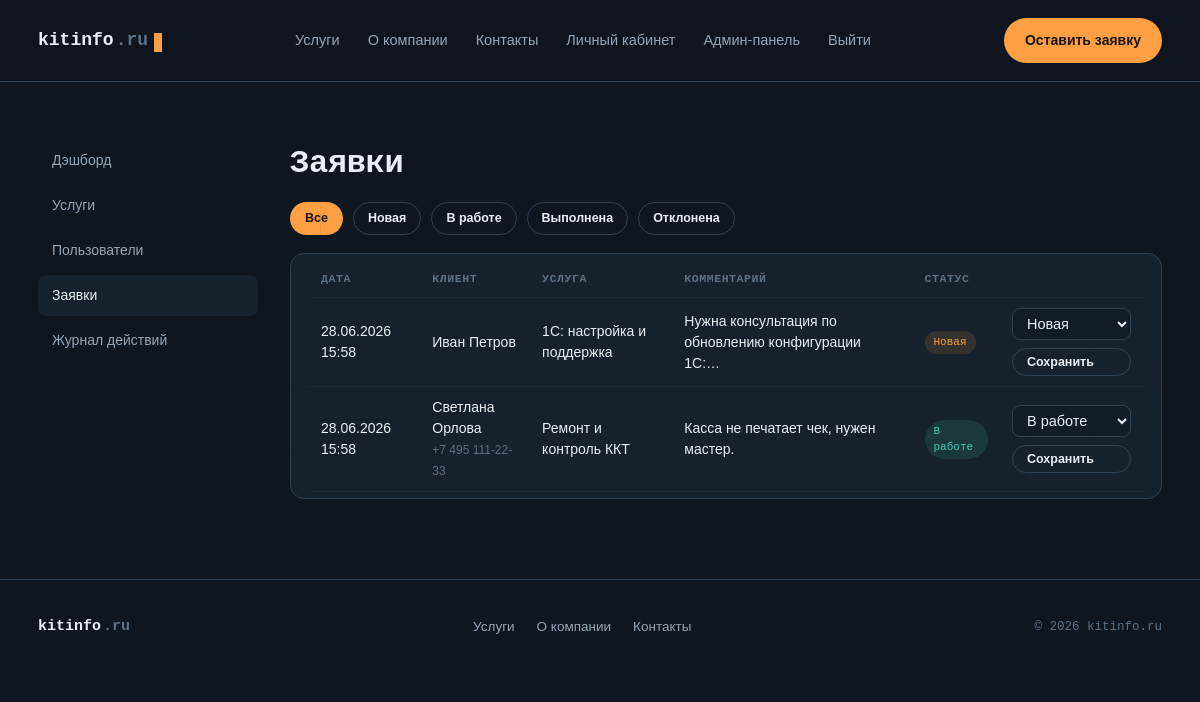
Screenshot of /requests.php (signed in) with the database file from the repository.
### tables this page shows
CREATE TABLE requests (
    id              INT UNSIGNED AUTO_INCREMENT PRIMARY KEY,
    user_id         INT UNSIGNED      NULL,
    organization_id INT UNSIGNED      NULL,
    service_id      INT UNSIGNED      NULL,
    guest_name      VARCHAR(150)      NULL,
    guest_phone     VARCHAR(20)       NULL,
    guest_email     VARCHAR(150)      NULL,
    message         TEXT              NULL,
    status          ENUM('new','in_progress','done','rejected') NOT NULL DEFAULT 'new',
    admin_comment   TEXT              NULL,
    created_at      DATETIME          NOT NULL DEFAULT CURRENT_TIMESTAMP,
    updated_at      DATETIME          NOT NULL DEFAULT CURRENT_TIMESTAMP ON UPDATE CURRENT_TIMESTAMP,
    KEY idx_requests_status (status),
    KEY idx_requests_created (created_at),
    CONSTRAINT fk_requests_user
        FOREIGN KEY (user_id) REFERENCES users(id)
        ON DELETE SET NULL ON UPDATE CASCADE,
    CONSTRAINT fk_requests_organization
        FOREIGN KEY (organization_id) REFERENCES organizations(id)
        ON DELETE SET NULL ON UPDATE CASCADE,
    CONSTRAINT fk_requests_service
        FOREIGN KEY (service_id) REFERENCES services(id)
        ON DELETE SET NULL ON UPDATE CASCADE
);

CREATE TABLE users (
    id              INT UNSIGNED AUTO_INCREMENT PRIMARY KEY,
    organization_id INT UNSIGNED      NULL,
    full_name       VARCHAR(150)      NOT NULL,
    email           VARCHAR(150)      NOT NULL,
    phone           VARCHAR(20)       NULL,
    password_hash   VARCHAR(255)      NOT NULL,
    role            ENUM('user','admin') NOT NULL DEFAULT 'user',
    is_active       TINYINT(1)        NOT NULL DEFAULT 1,
    failed_attempts SMALLINT UNSIGNED NOT NULL DEFAULT 0,
    locked_until    DATETIME          NULL,
    created_at      DATETIME          NOT NULL DEFAULT CURRENT_TIMESTAMP,
    updated_at      DATETIME          NOT NULL DEFAULT CURRENT_TIMESTAMP ON UPDATE CURRENT_TIMESTAMP,
    UNIQUE KEY uq_users_email (email),
    KEY idx_users_role (role),
    CONSTRAINT fk_users_organization
        FOREIGN KEY (organization_id) REFERENCES organizations(id)
        ON DELETE SET NULL ON UPDATE CASCADE
);

CREATE TABLE services (
    id            INT UNSIGNED AUTO_INCREMENT PRIMARY KEY,
    code          VARCHAR(40)       NOT NULL,
    title         VARCHAR(150)      NOT NULL,
    category      ENUM('1c','outsource','server','kkm') NOT NULL,
    description   TEXT              NULL,
    price_from    DECIMAL(10,2)     NULL,
    is_active     TINYINT(1)        NOT NULL DEFAULT 1,
    sort_order    SMALLINT UNSIGNED NOT NULL DEFAULT 0,
    created_at    DATETIME          NOT NULL DEFAULT CURRENT_TIMESTAMP,
    updated_at    DATETIME          NOT NULL DEFAULT CURRENT_TIMESTAMP ON UPDATE CURRENT_TIMESTAMP,
    UNIQUE KEY uq_services_code (code)
);

### Database.php (called while the page is built)
<?php
class Database
{
    private static ?PDO $instance = null;
    public static function pdo(): PDO
    {
        if (self::$instance === null) {
            $dsn = sprintf(
                'mysql:host=%s;dbname=%s;charset=%s',
                DB_HOST,
                DB_NAME,
                DB_CHARSET
            );
            try {
                self::$instance = new PDO($dsn, DB_USER, DB_PASS, [
                    PDO::ATTR_ERRMODE            => PDO::ERRMODE_EXCEPTION,
                    PDO::ATTR_DEFAULT_FETCH_MODE => PDO::FETCH_ASSOC,
                    PDO::ATTR_EMULATE_PREPARES   => false,
                ]);
            } catch (PDOException $e) {
                error_log('DB connection failed: ' . $e->getMessage());
                http_response_code(500);
                die('Сервис временно недоступен. Попробуйте позже.');
            }
        }
        return self::$instance;
    }
}

### helpers.php (called while the page is built, shortened)
<?php
function e(?string $value): string
{
    return htmlspecialchars($value ?? '', ENT_QUOTES, 'UTF-8');
}

### requests.php (the view, shortened to what this page needs)
<?php
require __DIR__ . '/_guard.php';
$filter = $_GET['status'] ?? '';
$sql = 'SELECT r.*, s.title AS service_title, u.full_name AS user_name
        FROM requests r
        LEFT JOIN services s ON s.id = r.service_id
        LEFT JOIN users u ON u.id = r.user_id';
$params = [];
$sql .= ' ORDER BY r.created_at DESC';
$stmt = Database::pdo()->prepare($sql);
$stmt->execute($params);
$requests = $stmt->fetchAll();
$statusLabels = ['new' => 'Новая', 'in_progress' => 'В работе', 'done' => 'Выполнена', 'rejected' => 'Отклонена'];
require __DIR__ . '/../../templates/header.php';
?>
<div class="admin-shell">
  <div>
    <h2>Заявки</h2>
    <div style="display:flex; gap:10px; margin-bottom:18px; flex-wrap:wrap;">
      <a class="btn btn-sm <?= $filter === '' ? 'btn-accent' : 'btn-ghost' ?>" href="/admin/requests.php">Все</a>
      <?php foreach ($statusLabels as $key => $label): ?>
        <a class="btn btn-sm <?= $filter === $key ? 'btn-accent' : 'btn-ghost' ?>" href="/admin/requests.php?status=<?= $key ?>"><?= $label ?></a>
      <?php endforeach; ?>
    </div>
    <div class="table-wrap">
      <table>
        <thead><tr><th>Дата</th><th>Клиент</th><th>Услуга</th><th>Комментарий</th><th>Статус</th><th></th></tr></thead>
        <tbody>
        <?php foreach ($requests as $r): ?>
          <tr>
            <td><?= e(date('d.m.Y H:i', strtotime($r['created_at']))) ?></td>
            <td>
              <?= e($r['user_name'] ?? $r['guest_name'] ?? 'Гость') ?><br>
              <span style="color:var(--text-faint); font-size:12px;"><?= e($r['guest_phone'] ?? '') ?></span>
            </td>
            <td><?= e($r['service_title'] ?? 'Консультация') ?></td>
            <td><?= e(mb_strimwidth((string)$r['message'], 0, 50, '…')) ?></td>
            <td><span class="badge badge-<?= e($r['status']) ?>"><?= e($statusLabels[$r['status']]) ?></span></td>
            <td>
              <form method="post" action="/admin/request_status.php" style="display:flex; gap:8px;">
                <select name="status" style="width:auto; padding:6px 10px;">
                  <?php foreach ($statusLabels as $key => $label): ?>
                    <option value="<?= $key ?>" <?= $r['status'] === $key ? 'selected' : '' ?>><?= $label ?></option>
                  <?php endforeach; ?>
                </select>
                <button type="submit" class="btn btn-ghost btn-sm">Сохранить</button>
              </form>
            </td>
          </tr>
        <?php endforeach; ?>
        </tbody>
      </table>
    </div>
  </div>
</div>
<?php require __DIR__ . '/../../templates/footer.php'; ?>

### style.css (style rules this page uses)
:root { --bg:#0E1620; --bg-soft:#101C28; --surface:#15212C; --surface-alt:#1B2A37; --line:#26384660; --line-strong:#2E4256; --text:#E9EFF5; --text-dim:#93A6B8; --text-faint:#5D7186; --accent:#FF9F43; --teal:#46C9B6; --paper:#F3EFE3; --paper-text:#1C2420; --paper-dim:#6B6456; --danger:#FF6B6B; --ok:#46C9B6; --radius:14px; --maxw:1180px; --mono:'JetBrains Mono', monospace; --sans:'Manrope', sans-serif; }
* { box-sizing:border-box; margin:0; padding:0; }
html { scroll-behavior:smooth; }
body { background:var(--bg); color:var(--text); font-family:var(--sans); line-height:1.5; overflow-x:hidden; }
a { color:inherit; text-decoration:none; }
.btn { display:inline-flex; align-items:center; gap:8px; font-weight:700; font-size:14px; padding:11px 20px; border-radius:999px; border:1px solid transparent; cursor:pointer; transition:.15s; }
.btn-accent { background:var(--accent); color:#1A1206; }
.btn-ghost { background:transparent; color:var(--text); border-color:var(--line-strong); }
.btn-sm { padding:6px 14px; font-size:12.5px; }
h1,h2,h3 { font-family:var(--mono); letter-spacing:-0.01em; }
h2 { font-size:clamp(24px,3vw,32px); font-weight:700; margin-bottom:14px; }
form { display:flex; flex-direction:column; gap:16px; }
input,select,textarea { background:var(--bg-soft); border:1px solid var(--line-strong); border-radius:8px; padding:11px 13px; color:var(--text); font-family:var(--sans); font-size:14.5px; width:100%; }
table { width:100%; border-collapse:collapse; font-size:14px; }
table th, table td { text-align:left; padding:10px 12px; border-bottom:1px solid var(--line); }
table th { font-family:var(--mono); font-size:11.5px; text-transform:uppercase; letter-spacing:.05em; color:var(--text-faint); }
.table-wrap { overflow-x:auto; background:var(--surface); border:1px solid var(--line-strong); border-radius:var(--radius); padding:6px 18px; }
.badge { font-family:var(--mono); font-size:11px; padding:3px 9px; border-radius:999px; display:inline-block; }
.badge-new { background:#FF9F4322; color:var(--accent); }
.badge-in_progress { background:#46C9B622; color:var(--teal); }
.admin-shell { display:grid; grid-template-columns:220px 1fr; gap:32px; }

### rows the page displays
requests: created_at "28.06.2026 15:58", user.full_name "Иван Петров", service.title "1С: настройка и поддержка", message "Нужна консультация по обновлению конфигурации 1С:…", status "Новая"
requests: created_at "28.06.2026 15:58", guest_name "Светлана Орлова", guest_phone "+7 495 111-22-33", service.title "Ремонт и контроль ККТ", message "Касса не печатает чек, нужен мастер.", status "В работе"

### other values shown
$label "Дэшборд"
$label "Услуги"
$label "Пользователи"
$label "Заявки"
$label "Журнал действий"
$label "Новая"
$label "В работе"
$label "Выполнена"
$label "Отклонена"
